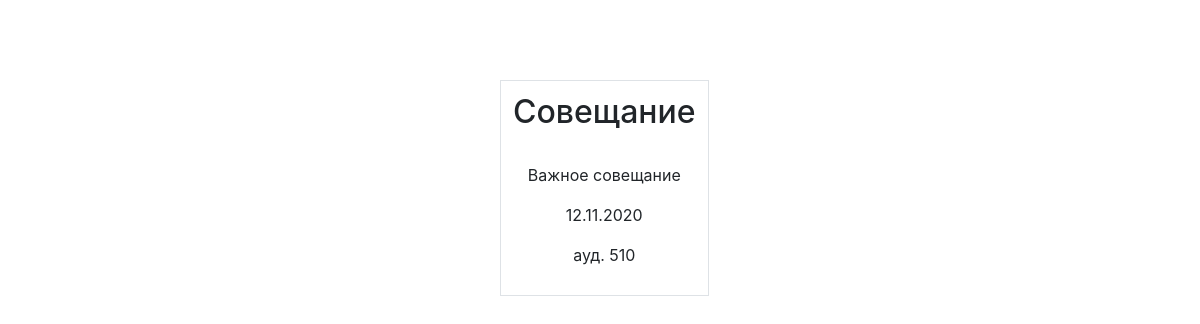
The page /account/list_of_conference on the database as committed earlier.
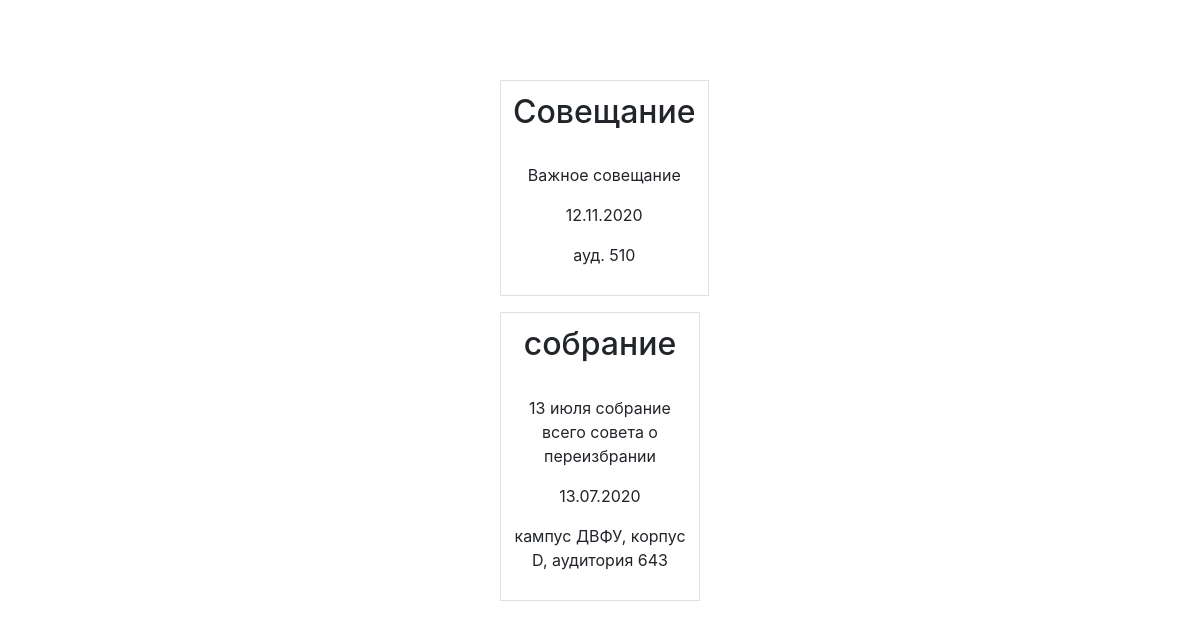
The same page on the database as committed later.
### account/models.py (models this page shows)
class Conference(models.Model):
    title = models.CharField(max_length=200)
    text = models.TextField(default='')
    date = models.CharField(max_length=100)
    place = models.CharField(max_length=200)

### account/views.py (the view)
# urls.py: path('list_of_conference', views.list_of_conference, name='list_of_conference'),
def list_of_conference(request):
    conference = Conference.objects.all()
    return render(request, "conference/list_of_conference.html", {"conference": conference})

### account/templates/conference/list_of_conference.html (shortened to what this page needs)
{% load staticfiles %}
<!DOCTYPE html>
<html lang="ru">
<head>
    <link rel="stylesheet" href="../../static/css/bootstrap.min.css">
</head>
<body>
    <div class="text-center" style="margin: 80px 500px">
        {% for c in conference %}
            <table class="table table-bordered">
            <td>
                <h2>
                    {{ c.title }}
                </h2>
                <br>
                <p>
                    {{ c.text }}
                </p>
                <p>
                    {{ c.date }}
                </p>
                <p>
                    {{ c.place }}
                </p>
            </td>
            </table>
        {% endfor %}
</body>
</html>

Rows that differ between the two databases and show on the page:
added Conference: title "cобрание", text "13 июля собрание всего совета о переизбрании", date "13.07.2020", place "кампус ДВФУ, корпус D, аудитория 643"
